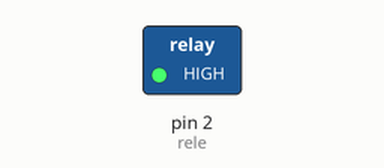
Recording of a sketch running on a simulated Arduino Uno, built with avr-gcc and run on an emulated ATmega328P. On the bench: switched loads named in the sketch (green lamp = pin HIGH). Dashed ring = blinking.

Above: at 0.5 s.
Timing chart, 0 to 4.6 s (numbered marks = the images above):
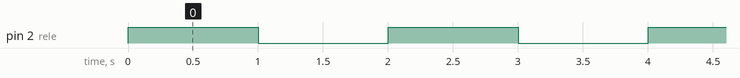

Measured:
- by itself, pin 2 (rele): alternates HIGH for 1.0 s and LOW for 1.0 s

The sketch:

rele.ino
```cpp
//byte rele = D1; // Si utilizas un ESP8266 NodeMCU Wemos D1 mini
byte rele = 2; // Si utilizas un Arduino UNO Arduino MEGA

// the setup routine runs once when you press reset:
void setup() {
  // initialize el pin del rele como salida
  pinMode(rele, OUTPUT);
}

// the loop routine runs over and over again forever:
void loop() {
  digitalWrite(rele, HIGH);   // activar el rele'
  delay(1000);               // esperar un segundo
  digitalWrite(rele, LOW);    // apagar el rele'
  delay(1000);               // esperar un segundo
}
```
